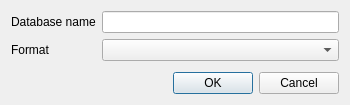
<?xml version="1.0" encoding="UTF-8"?>
<ui version="4.0">
 <class>CreateDatabaseDialog</class>
 <widget class="QDialog" name="CreateDatabaseDialog">
  <property name="geometry">
   <rect>
    <x>0</x>
    <y>0</y>
    <width>350</width>
    <height>105</height>
   </rect>
  </property>
  <property name="sizePolicy">
   <sizepolicy hsizetype="Fixed" vsizetype="Fixed">
    <horstretch>0</horstretch>
    <verstretch>0</verstretch>
   </sizepolicy>
  </property>
  <property name="minimumSize">
   <size>
    <width>350</width>
    <height>0</height>
   </size>
  </property>
  <property name="windowTitle">
   <string>Create database</string>
  </property>
  <layout class="QVBoxLayout" name="verticalLayout">
   <item>
    <widget class="QWidget" name="widget" native="true">
     <layout class="QFormLayout" name="formLayout">
      <property name="margin">
       <number>0</number>
      </property>
      <item row="0" column="0">
       <widget class="QLabel" name="label">
        <property name="text">
         <string>Database name</string>
        </property>
       </widget>
      </item>
      <item row="0" column="1">
       <widget class="QLineEdit" name="databaseName"/>
      </item>
      <item row="1" column="0">
       <widget class="QLabel" name="label_2">
        <property name="text">
         <string>Format</string>
        </property>
       </widget>
      </item>
      <item row="1" column="1">
       <widget class="QComboBox" name="databaseFormat"/>
      </item>
     </layout>
    </widget>
   </item>
   <item>
    <widget class="QDialogButtonBox" name="buttonBox">
     <property name="orientation">
      <enum>Qt::Horizontal</enum>
     </property>
     <property name="standardButtons">
      <set>QDialogButtonBox::Cancel|QDialogButtonBox::Ok</set>
     </property>
    </widget>
   </item>
  </layout>
 </widget>
 <resources/>
 <connections>
  <connection>
   <sender>buttonBox</sender>
   <signal>accepted()</signal>
   <receiver>CreateDatabaseDialog</receiver>
   <slot>accept()</slot>
   <hints>
    <hint type="sourcelabel">
     <x>248</x>
     <y>254</y>
    </hint>
    <hint type="destinationlabel">
     <x>157</x>
     <y>274</y>
    </hint>
   </hints>
  </connection>
  <connection>
   <sender>buttonBox</sender>
   <signal>rejected()</signal>
   <receiver>CreateDatabaseDialog</receiver>
   <slot>reject()</slot>
   <hints>
    <hint type="sourcelabel">
     <x>316</x>
     <y>260</y>
    </hint>
    <hint type="destinationlabel">
     <x>286</x>
     <y>274</y>
    </hint>
   </hints>
  </connection>
 </connections>
</ui>
